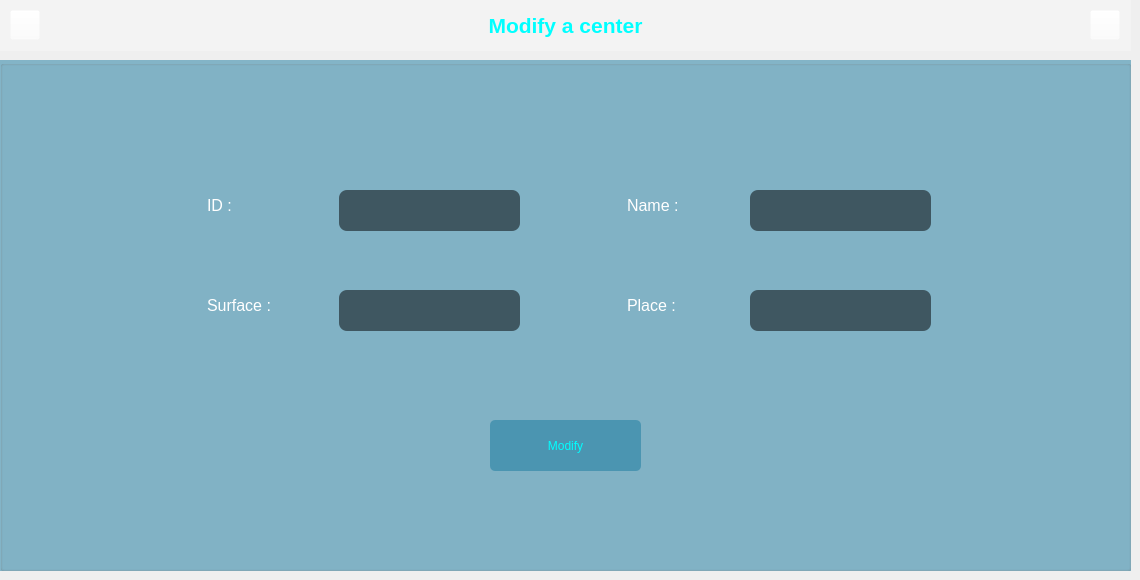
        <widget class="QWidget" name="stackedWidgetPage4">
         <widget class="QPushButton" name="pushButton_11">
          <property name="geometry">
           <rect>
            <x>10</x>
            <y>10</y>
            <width>30</width>
            <height>30</height>
           </rect>
          </property>
          <property name="styleSheet">
           <string notr="true">QPushButton{
border-image: url(:/new/icons/icons/left.png);
background-color: rgba(255, 255, 255, 0%);
}
QPushButton:pressed{
image: url(:/new/icons/icons/left_clk.png);
background-color: rgba(255, 255, 255, 0%);
}</string>
          </property>
          <property name="text">
           <string/>
          </property>
         </widget>
         <widget class="QPushButton" name="pushButton_12">
          <property name="geometry">
           <rect>
            <x>1090</x>
            <y>10</y>
            <width>30</width>
            <height>30</height>
           </rect>
          </property>
          <property name="styleSheet">
           <string notr="true">QPushButton{
background-color: rgba(255, 255, 255, 0%);
border-image: url(:/new/icons/icons/right.png);
}
QPushButton:pressed{
border-image: url(:/new/icons/icons/right_clk.png);
background-color: rgba(255, 255, 255, 0%);
}</string>
          </property>
          <property name="text">
           <string/>
          </property>
         </widget>
         <widget class="QGroupBox" name="groupBox_21">
          <property name="geometry">
           <rect>
            <x>0</x>
            <y>60</y>
            <width>1131</width>
            <height>511</height>
           </rect>
          </property>
          <property name="styleSheet">
           <string notr="true">border-color: rgb(168, 234, 254);
background-color:rgba(18, 118, 158,125);</string>
          </property>
          <property name="title">
           <string/>
          </property>
          <widget class="QLineEdit" name="lineEdit_surface_2">
           <property name="geometry">
            <rect>
             <x>339</x>
             <y>230</y>
             <width>181</width>
             <height>41</height>
            </rect>
           </property>
           <property name="styleSheet">
            <string notr="true">QLineEdit{
color: rgb(255, 255, 255);
background-color: rgba(0, 0, 0, 0.2%);
border-width: 1px;
border-radius: 8px;
font: 10px &quot;Eras Bold ITC&quot;;
}</string>
           </property>
          </widget>
          <widget class="QLineEdit" name="lineEdit_nom_2">
           <property name="geometry">
            <rect>
             <x>750</x>
             <y>130</y>
             <width>181</width>
             <height>41</height>
            </rect>
           </property>
           <property name="styleSheet">
            <string notr="true">QLineEdit{
color: rgb(255, 255, 255);
background-color: rgba(0, 0, 0, 0.2%);
border-width: 1px;
border-radius: 8px;
font: 10px &quot;Eras Bold ITC&quot;;
}</string>
           </property>
          </widget>
          <widget class="QPushButton" name="pushButton_modifier">
           <property name="geometry">
            <rect>
             <x>490</x>
             <y>360</y>
             <width>151</width>
             <height>51</height>
            </rect>
           </property>
           <property name="styleSheet">
            <string notr="true">QPushButton{
color: rgb(255, 255, 255);
background-color:rgba(18, 118, 158,125);
color: rgb(0, 255, 255);
font: 75 7pt &quot;MS Shell Dlg 2&quot;;
border-width: 2px;
border-radius: 5px;
font: 16px &quot;Eras Bold ITC&quot;;
}
QPushButton:hover{
border-style: solid;
color: rgb(255, 255, 255);
background-color:rgba(18, 118, 158,125);
color: rgb(0, 255, 255);
font: 75 7pt &quot;MS Shell Dlg 2&quot;;
border-width: 2px;
border-radius: 5px;
font: 16px &quot;Eras Bold ITC&quot;;
}
QPushButton:pressed{
border-style: solid;
color: rgb(255, 255, 255);
font: 16px &quot;Eras Bold ITC&quot;;
border: 1px solid #333333;
border-width: 2px;
border-radius: 5px;
background-color: rgb(19, 67, 85);
}</string>
           </property>
           <property name="text">
            <string>Modify</string>
           </property>
          </widget>
          <widget class="QLineEdit" name="lineEdit_identifiant_2">
           <property name="geometry">
            <rect>
             <x>339</x>
             <y>130</y>
             <width>181</width>
             <height>41</height>
            </rect>
           </property>
           <property name="styleSheet">
            <string notr="true">QLineEdit{
color: rgb(255, 255, 255);
background-color: rgba(0, 0, 0, 0.2%);
border-width: 1px;
border-radius: 8px;
font: 10px &quot;Eras Bold ITC&quot;;
}</string>
           </property>
          </widget>
          <widget class="QLineEdit" name="lineEdit_lieu_3">
           <property name="geometry">
            <rect>
             <x>750</x>
             <y>230</y>
             <width>181</width>
             <height>41</height>
            </rect>
           </property>
           <property name="styleSheet">
            <string notr="true">QLineEdit{
color: rgb(255, 255, 255);
background-color: rgba(0, 0, 0, 0.2%);
border-width: 1px;
border-radius: 8px;
font: 10px &quot;Eras Bold ITC&quot;;
}</string>
           </property>
          </widget>
          <widget class="QLabel" name="label_49">
           <property name="geometry">
            <rect>
             <x>200</x>
             <y>130</y>
             <width>141</width>
             <height>31</height>
            </rect>
           </property>
           <property name="font">
            <font>
             <family>MS Shell Dlg 2</family>
             <pointsize>12</pointsize>
             <weight>50</weight>
             <italic>false</italic>
             <bold>false</bold>
            </font>
           </property>
           <property name="styleSheet">
            <string notr="true">QLabel{
background-color: rgba(0,0,0,0%);
border-style: solid;
font: 12pt &quot;MS Shell Dlg 2&quot;;
padding: 1px 23px 1px 3px;
color: rgb(255, 255, 255);
}</string>
           </property>
           <property name="text">
            <string>ID :</string>
           </property>
           <property name="textFormat">
            <enum>Qt::RichText</enum>
           </property>
          </widget>
          <widget class="QLabel" name="label_72">
           <property name="geometry">
            <rect>
             <x>200</x>
             <y>230</y>
             <width>121</width>
             <height>31</height>
            </rect>
           </property>
           <property name="font">
            <font>
             <family>MS Shell Dlg 2</family>
             <pointsize>12</pointsize>
             <weight>50</weight>
             <italic>false</italic>
             <bold>false</bold>
            </font>
           </property>
           <property name="styleSheet">
            <string notr="true">QLabel{
background-color: rgba(0,0,0,0%);
border-style: solid;
font: 12pt &quot;MS Shell Dlg 2&quot;;
padding: 1px 23px 1px 3px;
color: rgb(255, 255, 255);
}</string>
           </property>
           <property name="text">
            <string>Surface :</string>
           </property>
           <property name="textFormat">
            <enum>Qt::RichText</enum>
           </property>
          </widget>
          <widget class="QLabel" name="label_75">
           <property name="geometry">
            <rect>
             <x>620</x>
             <y>130</y>
             <width>101</width>
             <height>31</height>
            </rect>
           </property>
           <property name="font">
            <font>
             <family>MS Shell Dlg 2</family>
             <pointsize>12</pointsize>
             <weight>50</weight>
             <italic>false</italic>
             <bold>false</bold>
            </font>
           </property>
           <property name="styleSheet">
            <string notr="true">QLabel{
background-color: rgba(0,0,0,0%);
border-style: solid;
font: 12pt &quot;MS Shell Dlg 2&quot;;
padding: 1px 23px 1px 3px;
color: rgb(255, 255, 255);
}</string>
           </property>
           <property name="text">
            <string>Name :</string>
           </property>
           <property name="textFormat">
            <enum>Qt::RichText</enum>
           </property>
          </widget>
          <widget class="QLabel" name="label_76">
           <property name="geometry">
            <rect>
             <x>620</x>
             <y>230</y>
             <width>91</width>
             <height>31</height>
            </rect>
           </property>
           <property name="font">
            <font>
             <family>MS Shell Dlg 2</family>
             <pointsize>12</pointsize>
             <weight>50</weight>
             <italic>false</italic>
             <bold>false</bold>
            </font>
           </property>
           <property name="styleSheet">
            <string notr="true">QLabel{
background-color: rgba(0,0,0,0%);
border-style: solid;
font: 12pt &quot;MS Shell Dlg 2&quot;;
padding: 1px 23px 1px 3px;
color: rgb(255, 255, 255);
}</string>
           </property>
           <property name="text">
            <string>Place :</string>
           </property>
           <property name="textFormat">
            <enum>Qt::RichText</enum>
           </property>
          </widget>
         </widget>
         <widget class="QLabel" name="label_82">
          <property name="geometry">
           <rect>
            <x>0</x>
            <y>0</y>
            <width>1131</width>
            <height>51</height>
           </rect>
          </property>
          <property name="styleSheet">
           <string notr="true">background-color: rgba(255, 255, 255, 0.1%);
font: &quot;Eras Bold ITC&quot;;</string>
          </property>
          <property name="text">
           <string>&lt;html&gt;&lt;head/&gt;&lt;body&gt;&lt;p align=&quot;center&quot;&gt;&lt;span style=&quot; font-size:16pt; font-weight:600; color:#00ffff;&quot;&gt;Modify a center&lt;/span&gt;&lt;/p&gt;&lt;/body&gt;&lt;/html&gt;</string>
          </property>
         </widget>
         <zorder>groupBox_21</zorder>
         <zorder>label_82</zorder>
         <zorder>pushButton_11</zorder>
         <zorder>pushButton_12</zorder>
        </widget>
